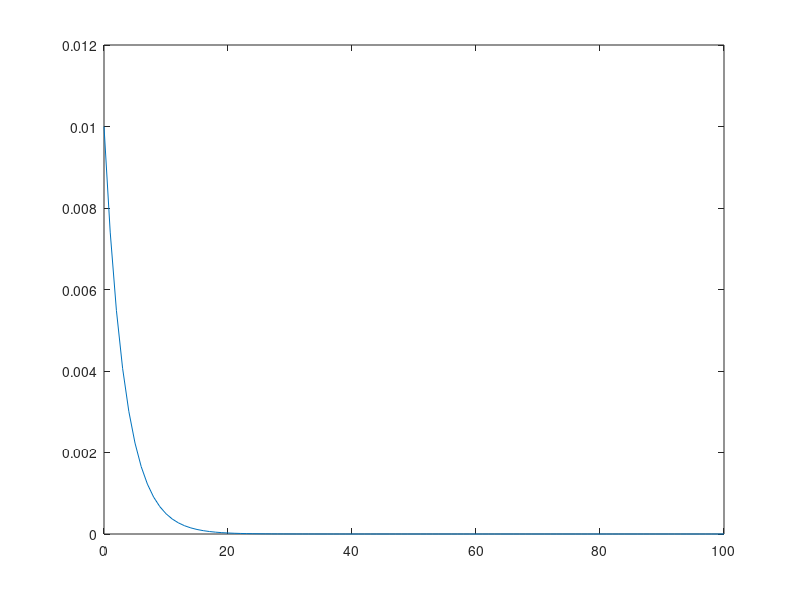
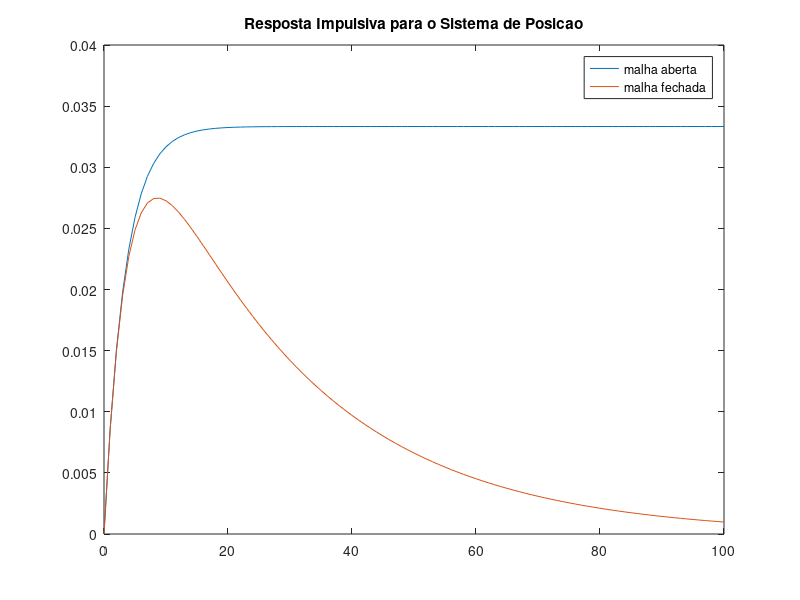

The MATLAB source for these figures, in order:
tau = 100;
km = 30;

sysposma = tf(1, [tau km 0]);
sysvelma = tf(1, [tau km]);

[y1, t1] = impulse(sysposma, 100);

[y2, t2] = impulse(sysvelma, 100);



plot(t1, y1);


plot(t2, y2);


sysposmf = feedback(sysposma, 1);


sysvelmf = feedback(sysvelma, 1);


[y1, t1] = impulse(sysposma, 100);
[y2, t2] = impulse(sysposmf, 100);

[y3, t3] = impulse(sysvelma, 100);
[y4, t4] = impulse(sysvelmf, 100);

[y5, t5] = impulse(sysposma, 100);
[y6, t6] = impulse(sysposmf, 100);

[y7, t7] = impulse(sysvelma, 100);
[y8, t8] = impulse(sysvelmf, 100);


figure

plot(t1, y1)
hold on
plot(t2, y2)
title('Resposta Impulsiva para o Sistema de Posicao')
legend('malha aberta', 'malha fechada')


t = 0:0.1:200;

u = sin(t);

y9 = lsim(sysposma, u, t);



